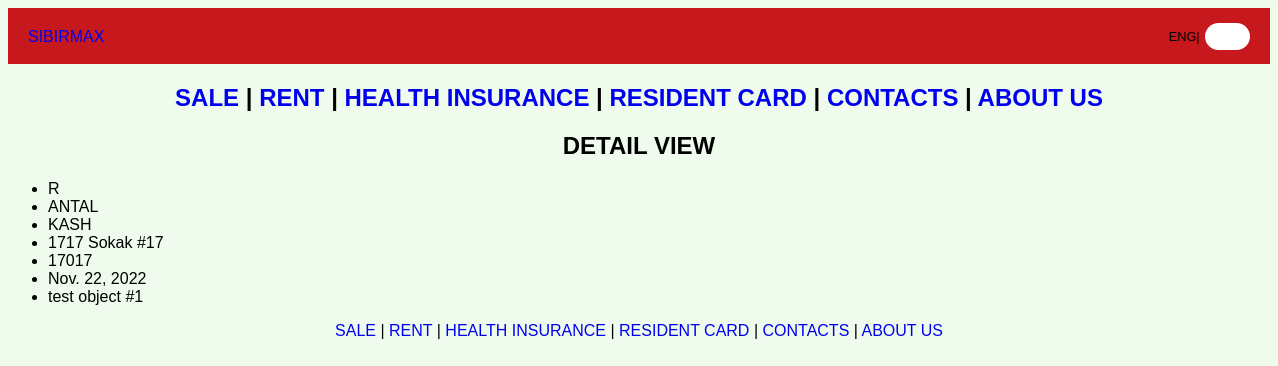
Page /detail/8 on the earlier database version.
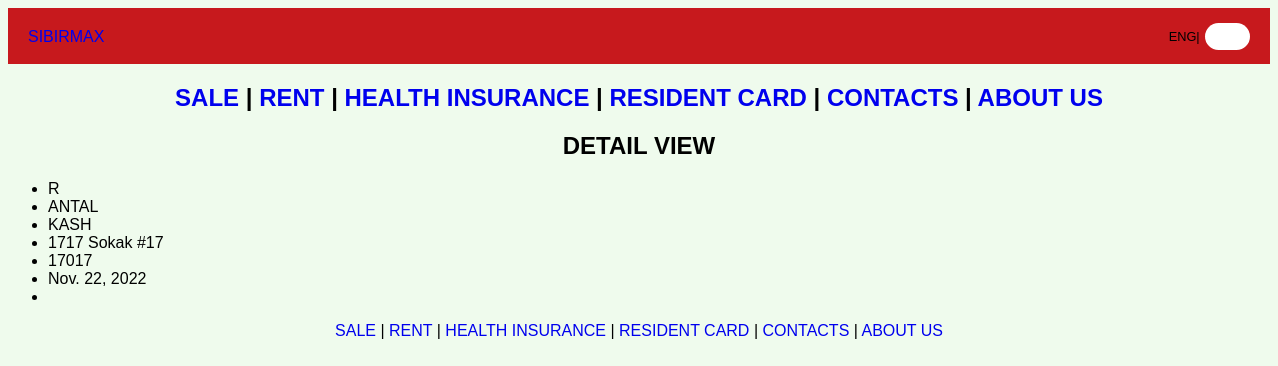
Same page on the later database version.
### main_menu/models.py (models this page shows, shortened)
class RentSale(models.Model):
    TYPE_CHOICES = [
        ('R', 'Rent'),
        ('S', 'Sale'),
    ]
    PROVINCE_CHOICES = [
        ('ANTAL', 'Antalya')
    ]
    DISCTRICT_CHOICES = [
        ('ASKE', 'Akseki'),
        ('AKSU', 'Aksu'),
        ('ALAN', 'Alanya'),
        ('DEMR', 'Demre'),
        ('DESH', 'Döşemealtı'),
        ('ELMA', 'Elmalı'),
        ('FINI', 'Finike'),
        ('GAZI', 'Gazipaşa'),
        ('GUND', 'Gündoğmuş'),
        ('IBRA', 'İbradı'),
        ('KASH', 'Kaş'),
        ('KEME', 'Kemer'),
        ('KEPE', 'Kepez'),
        ('KORK', 'Korkuteli'),
        ('KONY', 'Konyaaltı'),
        ('KUML', 'Kumluca'),
        ('MANA', 'Manavgat'),
        ('MURA', 'Muratpaşa'),
        ('SERI', 'Serik')
    ]
    type = models.CharField(max_length=1, choices=TYPE_CHOICES, default='R')
    city = models.CharField(max_length=5, choices=PROVINCE_CHOICES, default='ANTAL')
    district = models.CharField(max_length=4, choices=DISCTRICT_CHOICES, default='KEPE')
    address = models.CharField(max_length=40)
    owner = models.CharField(max_length=100)
    phone_number = models.IntegerField()
    price_in_lira = models.IntegerField()
    created_data = models.DateField(auto_now_add=True)
    updated_time = models.DateField(auto_now=True)
    description = models.TextField(blank=True)

### main_menu/views.py (the view)
# urls.py: path('detail/<int:pk>', ObjectDetail.as_view(), name='detail_view'),
class ObjectDetail(DetailView):
    template_name = 'main_menu/detail_view.html'
    model = RentSale

### main_menu/templates/main_menu/detail_view.html (shortened to what this page needs)
{% extends 'base.html' %}
{% block content %}
<h2>DETAIL VIEW</h2>
<p>
    <ul>
        <li> {{ object.type }} </li>
        <li> {{ object.city }} </li>
        <li> {{ object.district }} </li>
        <li> {{ object.address }} </li>
        <li> {{ object.price_in_lira }} </li>
        <li> {{ object.created_data }} </li>
        <li> {{ object.description }} </li>
    </ul>
</p>
{% endblock %}

Differences in the rows shown:
changed RentSale "ANTAL": description "test object #1" → (not shown)
